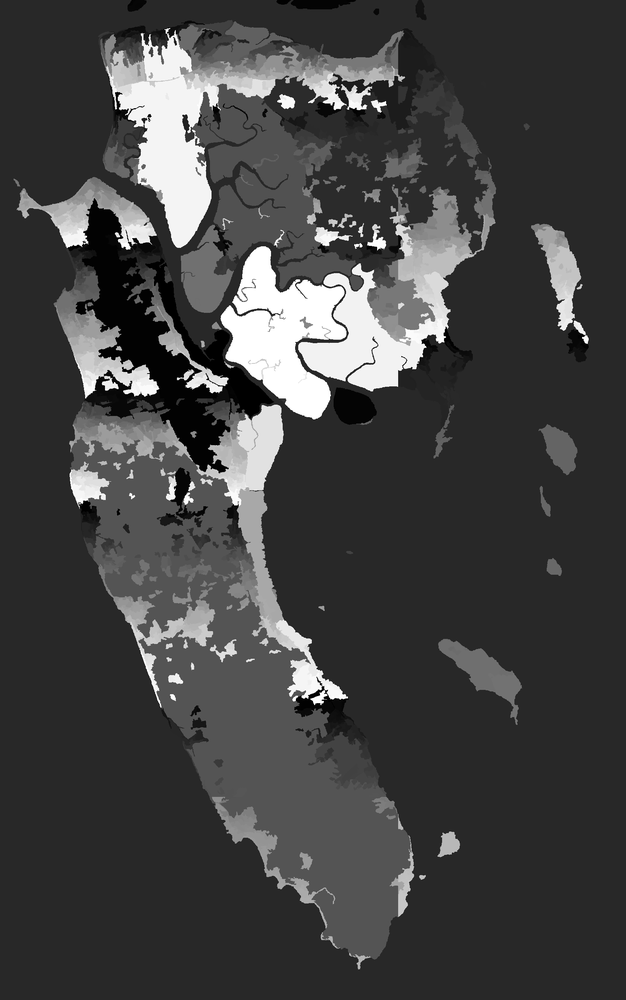
#> input picture Exercice_2_3/KoLanta_segmentation.tif, 626 x 1000 px, shrunk from 1610 x 2570 before the run
$ python amelioration.py
#> lines starting #> are read from the running program, lines starting #| are printed output that depends on the picture; after the words box and inside, x2 and y2 are one past the last pixel; in counts of white or black regions, pixels touching at a corner belong together
import numpy as np
from skimage import io

def semantic_improvement(segmentation, classification):
    # Récupérer le nombre de classes et le nombre de segments
    nbc = int(np.max(classification)) + 1
    nbs = int(np.max(segmentation)) + 1

    # Créer une matrice M pour stocker le nombre de pixels par classe pour chaque segment
    M = np.zeros((nbc, nbs), dtype=np.int32)

    for i in range(nbs):
        mask = segmentation == i
        hist = np.histogram(classification[mask], bins=nbc, range=(0, nbc))[0]
        M[:, i] = hist
        print(hist)

    # Créer une image vide pour la nouvelle classification
    new_classification = np.zeros_like(classification)

    # Pour chaque segment, déterminer la classe la plus fréquente et affecter tous les pixels de ce segment à cette classe
    for i in range(nbs):
        class_frequencies = M[:, i]
        most_frequent_class = np.argmax(class_frequencies)
        mask = segmentation == i
        new_classification[mask] = most_frequent_class

    return new_classification

segmentation = io.imread("KoLanta_segmentation.tif")
#> segmentation is the input picture: shape (1000, 626); min 0, max 255, mean 66.6
classification = io.imread("KoLanta_classification.tif")
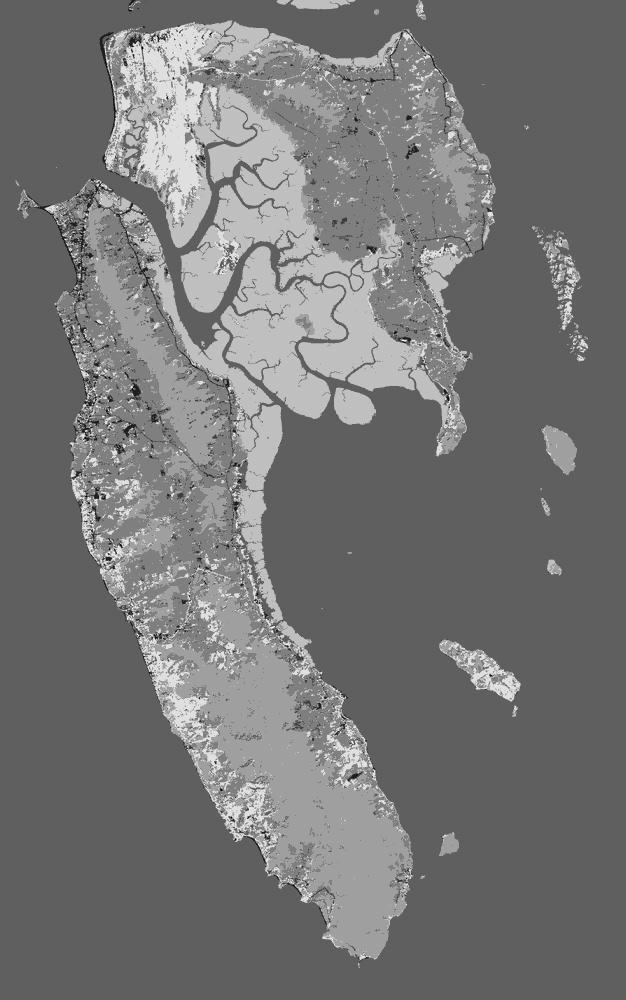
#> input picture Exercice_2_3/KoLanta_classification.tif, 626 x 1000 px, shrunk from 1610 x 2570 before the run
#> classification is the input picture: shape (1000, 626); min 0, max 8, mean 3.7
new_classification = semantic_improvement(segmentation, classification)
#> in semantic_improvement, `nbc = int(np.max(classification)) + 1`: nbc = 9
#> in semantic_improvement, `nbs = int(np.max(segmentation)) + 1`: nbs = 256
#> the loop in semantic_improvement, `for i in range(nbs):` made 256 passes
#> hist on passes 1 to 3: [1, 30, 23, 94, 641, 514, 2454, 49, 0], [1, 6, 22, 48, 179, 182, 305, 9, 0], [0, 11, 54, 256, 2233, 6061, 195, 36, 0]
#| [   1   30   23   94  641  514 2454   49    0]
#| [  1   6  22  48 179 182 305   9   0]
#| [   0   11   54  256 2233 6061  195   36    0]
#| [  0   5  11  55 277 285 107  30   0]
#| [   1    8    7   47  207  184 1296   11    0]
#| [  1   7  37  98 317 152 108   9   0]
#| [  1   2   9  68 177  74  37  16   0]
#| [  1   3  13  78 296 166  48  14   0]
#> (further printed lines are left out)
#> pass 1, in semantic_improvement, `mask = segmentation == i`:
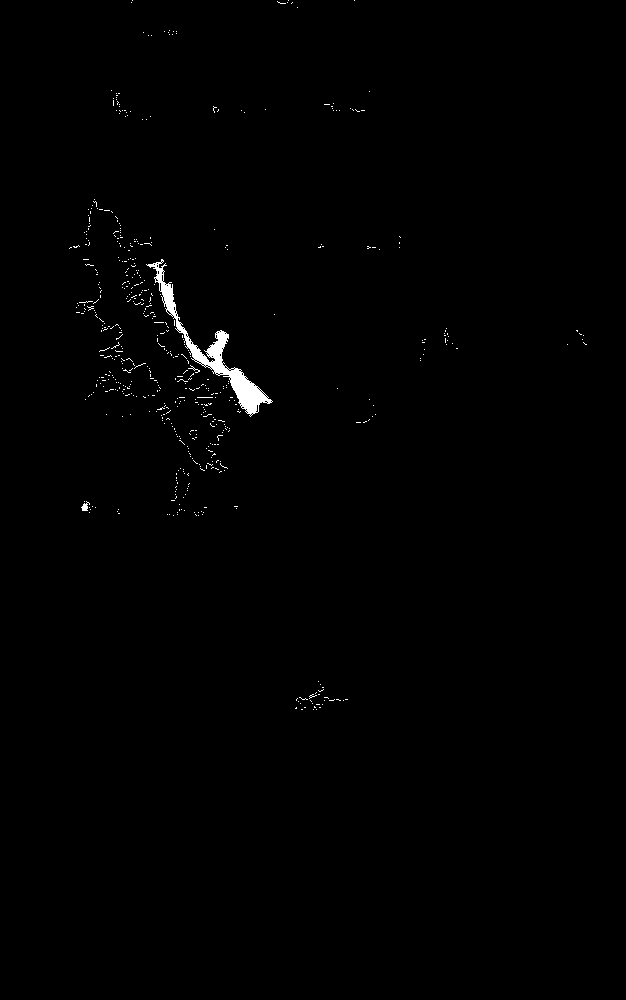
#> mask: shape (1000, 626) bool; 0.61% white; 560 white regions (557 under 20 px), largest, box (x1, y1, x2, y2) and area: (146, 259, 273, 417) 2444, (81, 501, 90, 511) 46, (188, 365, 200, 373) 22
#> pass 2, in semantic_improvement, `mask = segmentation == i`:
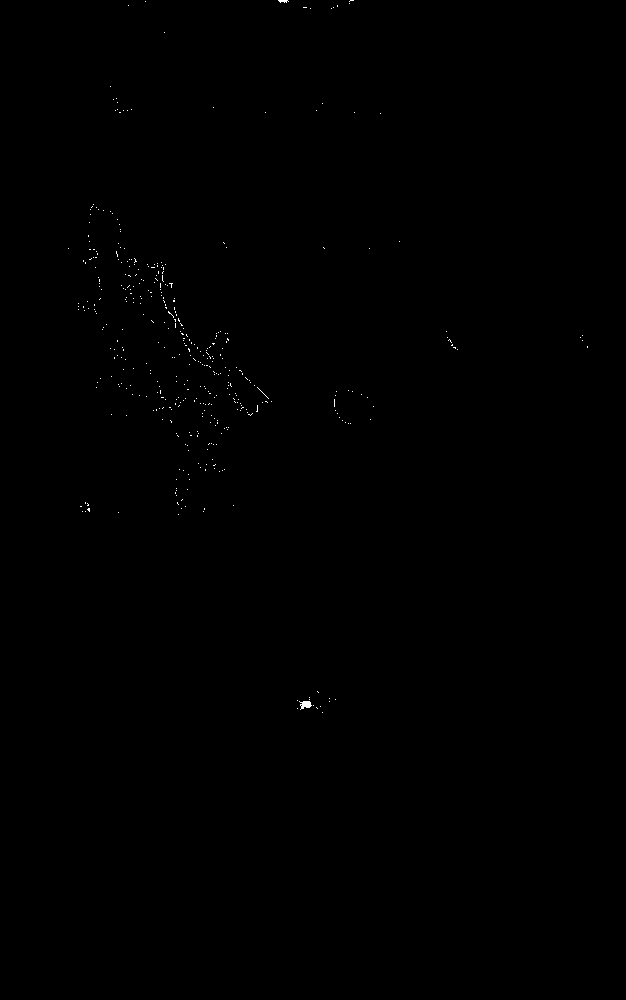
#> mask: shape (1000, 626) bool; 0.12% white in thin lines or dots, all inside (x1, y1, x2, y2) = (68, 0, 588, 713)
#> pass 3, in semantic_improvement, `mask = segmentation == i`:
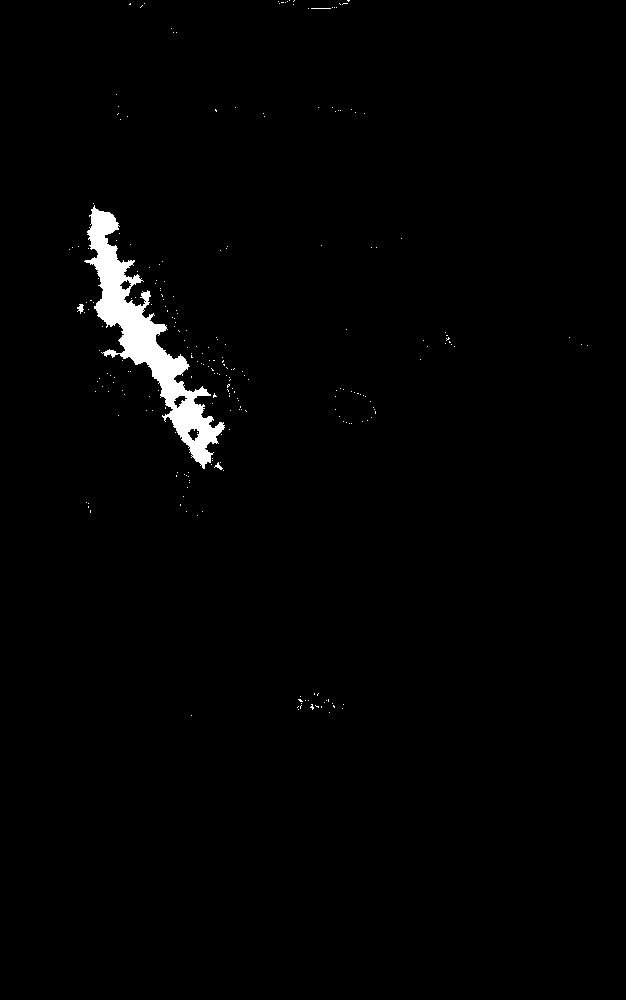
#> mask: shape (1000, 626) bool; 1.4% white; 244 white regions (240 under 20 px), largest, box (x1, y1, x2, y2) and area: (84, 205, 225, 469) 8402, (77, 304, 84, 314) 40, (214, 462, 223, 470) 28, (311, 8, 331, 9) 20
#> the loop in semantic_improvement, `for i in range(nbs):` made 256 passes
#> (class_frequencies, most_frequent_class) on passes 1 to 3: ([1, 30, 23, 94, 641, 514, 2454, 49, 0], 6), ([1, 6, 22, 48, 179, 182, 305, 9, 0], 6), ([0, 11, 54, 256, 2233, 6061, 195, 36, 0], 5)
#> after the loop in semantic_improvement, `for i in range(nbs):`:
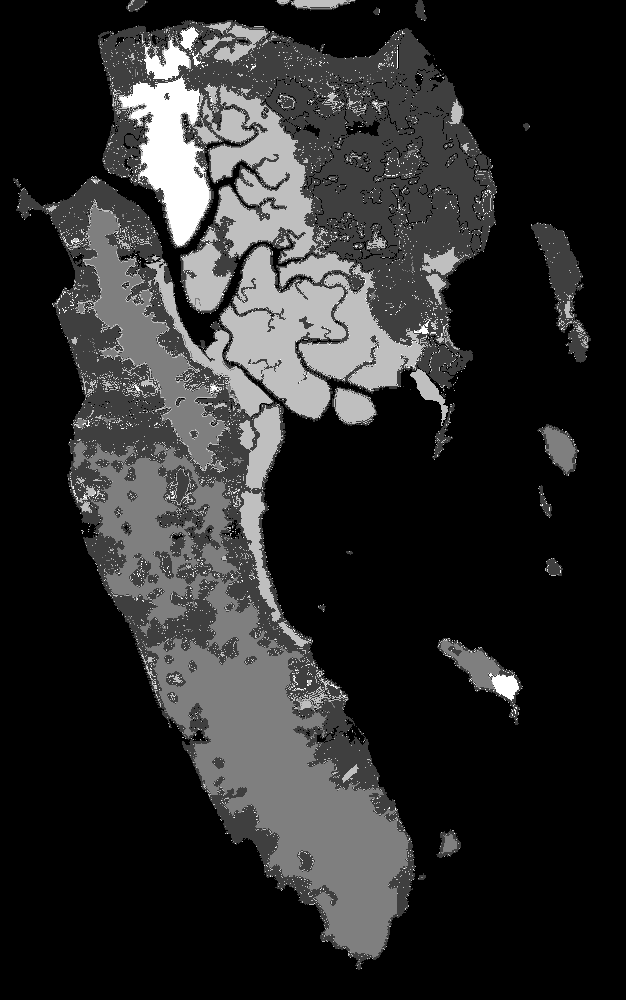
#> new_classification: shape (1000, 626); min 3, max 7, mean 3.68; drawn with min black and max white

# io.imsave("new_classification.tif", new_classification)
io.imshow(new_classification)
io.show()
